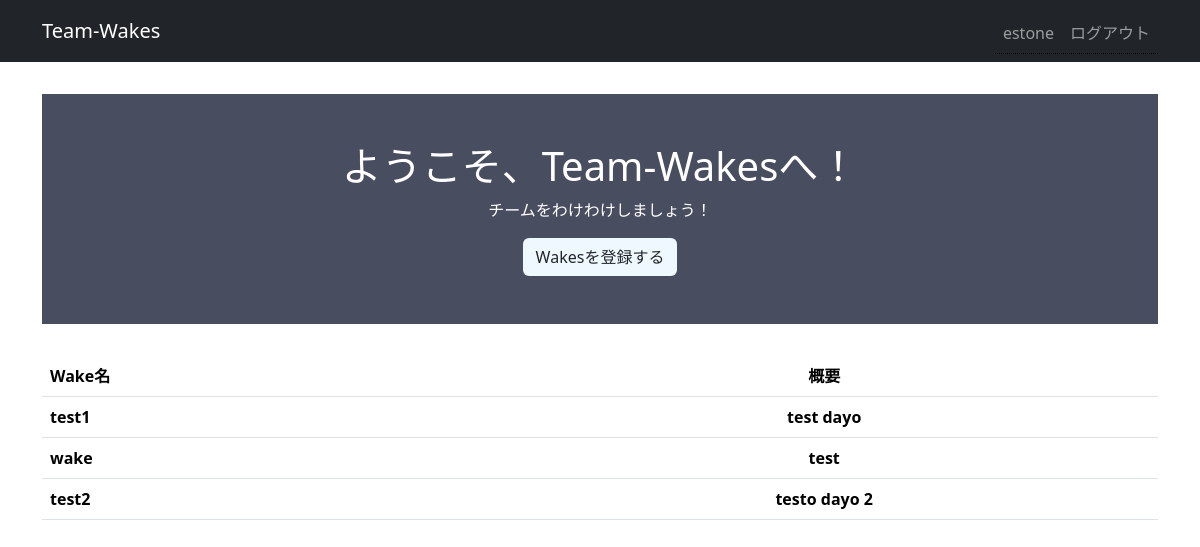
The app's page / (signed in) with its own data.
### wakes/models.py (models this page shows, shortened)
class Wake(models.Model):
    name = models.CharField('Wake名', max_length=50)
    description = models.TextField('説明文', max_length=48, default='', null=False, blank=True)
    member = models.ManyToManyField(Member, related_name='wakes', related_query_name='wake')
    created_by = models.ForeignKey(settings.AUTH_USER_MODEL, verbose_name="作成者", on_delete=models.CASCADE)
    class Meta:
        db_table = 'wakes'

### wakes/views.py (the view)
# urls.py: path('', top, name='top'),
def top(request):
    wakes = Wake.objects.all()
    context = {
        'wakes': wakes,
    }
    return render(request, 'wakes/top.html', context)

### templates/wakes/top.html
{% extends 'base.html' %}
{% block main %}
  <div class="welcome">
    <h1 class="title">ようこそ、Team-Wakesへ！</h1>
    <p class="subtitle">チームをわけわけしましょう！</p>
    {% if user.is_authenticated %}
      <a class="btn btn-color" href="{% url 'wake_new' %}">Wakesを登録する</a>
    {% else %}
      <a class="btn btn-color" href="{% url 'login' %}">ログイン</a>
    {% endif %}
  </div>
  {% if user.is_authenticated %}
    {% if wakes %}
      <table class="table">
        <thead>
          <tr>
            <th>Wake名</th>
            <th class="description">概要</th>
          </tr>
        </thead>
        <tbody>
          {% for wake in wakes %}
            {% if wake.created_by.id == user.id %}
              <a href="">
                <tr>
                  <th>{{ wake.name }}</th>
                  <th class="description">{{ wake.description }}</th>
                </tr>
              </a>
            {% endif %}
          {% endfor %}
        </tbody>
      </table>
    {% else %}
      <p class="message">Wakeはまだありません.</p>
    {% endif %}
  {% endif %}
{% endblock main %}

### templates/base.html (shortened to what this page needs)
{% load static %}
{% load django_bootstrap5 %}
<!DOCTYPE html>
<html lang="ja">
  <head>
    {% bootstrap_css %}
    <link rel="stylesheet" href="{% static 'wakes/css/style.css' %}">
  </head>
  <body>
    <nav class="navbar navbar-expand flex-md-row navbar-dark bg-dark">
      <div class="container justify-content-between">
        <a class="navbar-brand" href="/">Team-Wakes</a>
        <ul class="navbar-nav mr-md-2">
          {% if user.is_authenticated %}
            <li class="nav-item">
              <a class="nav-link">{{ user.username }}</a>
              <a class="nav-link" href="{% url 'logout' %}">ログアウト</a>
            </li>
          {% endif %}
        </ul>
      </div>
    </nav>
    <main>
      <div class="container">
        {% block main %}{% endblock main %}
      </div>
    </main>
  </body>
</html>

### static/wakes/css/style.css (style rules this page uses)
main { padding: 2rem 0; }
.welcome { color: white; padding: 3rem 0; margin-bottom: 2rem; background-color: #484e60; align-items: center; display: flex; flex-direction: column; }
li { margin-top: 5px; border-bottom: 1px dotted black; color: rgb(0, 0, 0); }
.btn-color { background-color: aliceblue; }
.nav-item { display: flex; }
.description { text-align: center; }

### records on screen
Wake: name "test1", description "test dayo"
Wake: name "wake", description "test"
Wake: name "test2", description "testo dayo 2"

### other values on screen
{{ user.username }} "estone"
